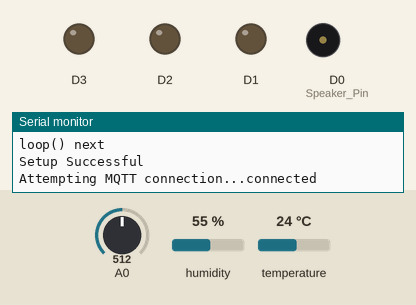
Recording of a sketch running on a simulated ESP8266 (NodeMCU). Shown: output pins drawn as LEDs (lit = HIGH), buzzer (waves = sounding, pin HIGH), the last lines printed to the serial monitor. Inputs (shaded band) come from the test bench; at power-on: temperature 24 °C, A0 = 512, humidity 55 %. WiFi joins after 1.5 s; servers stay silent unless stated; no MQTT or app messages arrive unless stated.

Above: at 2.7 s.
2.8 s: temperature set to 29 °C
11.5 s: temperature set to 32 °C
At 14.12 s:
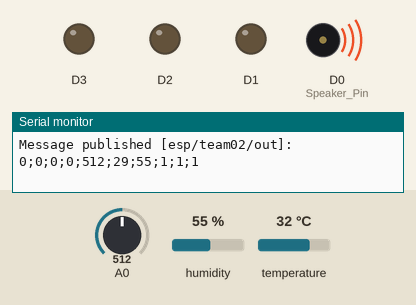
Timing chart, 0 to 28.2 s (numbered marks = the images above; inputs shaded):
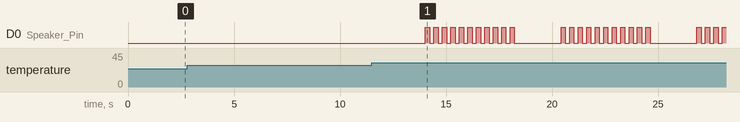

Measured:
- the behaviour switches between 30 and 31 °C on temperature (found by bisection; images 0 and 1)
- after the input at 11.5 s, D0 (Speaker_Pin): LOW → HIGH after 2.5 s, then moves between LOW and HIGH, repeating every 6.4 s

The sketch:

cau1.ino
```cpp
#include <ESP8266WiFi.h>
#include <PubSubClient.h>
#include <ESP8266WebServer.h>
#include <WiFiManager.h>
#include <ESP8266mDNS.h>
#include <DNSServer.h>
#include "DHT.h"

// ======= Thay đổi các thông tin ở đây =========

const char* default_mqtt_server = "192.168.43.131";
const char* default_mqtt_port = "1883";
const char* device_id = "team02";

// ==============================================

char mqtt_server[255];
char mqtt_port[6];
const char* channel_in_postfix = "/in";
const char* channel_out_postfix = "/out";
String channel_in = "esp/", channel_out = "esp/";

//Config AP
const char* ssidAP      = "ESP8266_team02";
const char* passwordAP  = "123456789";

// Initialize DHT sensor
const int DHTPIN = 2;       //Đọc dữ liệu từ DHT11 ở chân A0 trên ESP
const int DHTTYPE = DHT11;  //Khai báo loại cảm biến, có 2 loại là DHT11 và DHT22
DHT dht(DHTPIN, DHTTYPE); // 11 works fine for ESP8266

float humidity, temp_c;   // Values read from sensor
// Generally, you should use "unsigned long" for variables that hold time
unsigned long previousMillis = 0;        // will store last temp was read
const long cnt_sensor = 2000;              // interval at which to read sensor - See more at: http://www.esp8266.com/viewtopic.php?f=29&t=8746#sthash.IJ0JNSIx.dpuf
unsigned long preTimer = 0;
const long interval = 5000;             // interval to publish data each time.

int val = 0;
int pirState = LOW; // Start with no caution

WiFiClient espClient;
PubSubClient client(espClient);
char hostString[16] = "ABC";
char IP_Server_char[20];
int Port_Server;
IPAddress ip;

//Speaker Pin
#define SPEAKER_PIN 8

void setup() {
  Serial.begin(115200);

  //init Pin In/Out
  initPin();

  //Init WiFiManager
  initWiFiManager();

  //  //init mDNS
  //  //initmDNS();

  //  //init MQTT
  initMQTT();
  Serial.println("Setup Successful");
}

void loop() {
  loopMQTT();
}


//////////////////////////////PUB/////////////////


void reconnect() {
  // Loop until we're reconnected
  while (!client.connected()) {
    Serial.print("Attempting MQTT connection...");
    // Attempt to connect
    //    if (client.connect("ESP8266Client")) {
    if (client.connect(device_id)) {
      Serial.println("connected");
      // Once connected, publish an announcement...
      //      client.publish("ESP8266/connection status", "Connected!");
      //      client.publish(channel_out.c_str(), device_id);
      // ... and resubscribe
      //      client.subscribe("ESP8266/LED status");
      client.subscribe(channel_in.c_str());
    } else {
      Serial.print("failed, rc=");
      Serial.print(client.state());
      Serial.println(" try again in 5 seconds");
      // Wait 5 seconds before retrying
      delay(5000);
    }
  }
}

//////////////////////// Virtual output//////////////////
inline unsigned char Virtual_U1() {
  getTemperature();
  return temp_c;
}

inline unsigned char Virtual_U2() {
  getHumidity();
  return humidity;
}

inline unsigned char Virtual_U3() {
  return 1;
}

inline unsigned char Virtual_U4() {
  return 1;
}

inline unsigned char Virtual_U5() {
  return 1;
}

/////////////////////////////// Function input/////////////////////
inline void Function_F1() {
  //  Serial.println("F1");
  humidity = dht.readHumidity();
}

//Open door
inline void Function_F2() {
  Serial.println("F2");
}

inline void Function_F3() {
  Serial.println("F3");
}
inline void Function_F4() {
  Serial.println("F4");
}

inline void Function_F5() {
  Serial.println("F5");
}

/*==================== Setup ============================*/
```

DHT.ino
```cpp
void getTemperature() {
  // Wait at least 2 seconds seconds between measurements.
  // if the difference between the current time and last time you read
  // the sensor is bigger than the interval you set, read the sensor
  // Works better than delay for things happening elsewhere also
  unsigned long currentMillis = millis();

  if (currentMillis - previousMillis >= cnt_sensor) {
    // save the last time you read the sensor
    previousMillis = currentMillis;

    // Reading temperature for humidity takes about 250 milliseconds!
    // Sensor readings may also be up tyo 2 seconds 'old' (it's a very slow sensor)
    temp_c = dht.readTemperature();     // Read temperature as Celcius
    // Check if any reads failed and exit early (to try again).
    if (isnan(humidity) || isnan(temp_c)) {
        Serial.println("Failed to read from DHT sensor!");
        return;
    }

    if(temp_c > 30) {
      for(int i=0; i<=10; i++) {
        digitalWrite(D0, HIGH);
        delay(200);
        digitalWrite(D0, LOW);
        delay(200);
      }
    }
  }
}

void getHumidity() {
  unsigned long currentMillis = millis();
  if (currentMillis - previousMillis >= cnt_sensor) {
    // save the last time you read the sensor
    previousMillis = currentMillis;

    humidity = dht.readHumidity();
    // Check if any reads failed and exit early (to try again).
    if (isnan(humidity) || isnan(temp_c)) {
        Serial.println("Failed to read from DHT sensor!");
        return;
    }
  }
}
```

MQTT.ino
```cpp
void callback(char* topic, byte* payload, unsigned int length) {
  payload[length] = '\0'; // Null terminator used to terminate the char array
  String message = (char*)payload;
  Serial.print("Message arrived [");
  Serial.print(topic);
  Serial.print("]: ");
  for (int i = 0; i < length; i++) {  // print message converted from byte to char
    Serial.print((char)payload[i]);
  }
  Serial.println(" ");
  int A[10][2];
  int index1 = 0, index2 = 0;
  int temp = 0;
  int prep = -1;
  for (int i = 0; i < length; i++)
  {
    char c = payload[i];
    if (c >= '0' && c <= '9') {
      temp = temp * 10 + (c - '0');
    }
    else if (c == '.') {
      A[index1][index2] = temp;
      temp = 0;
      index2 = (index2 + 1 ) % 2;
    }
    else if (c == ';')
    {
      if (i == prep + 1)
      {
        A[index1][0] = -1;
        A[index1][1] = -1;
      }
      else
      {
        A[index1][index2] = temp;

      }
      temp = 0;
      index2 = 0;
      index1 ++;
      prep = i;
    }

  }
  if (prep + 1 == length) {
    A[index1][0] = -1;
    A[index1][1] = -1;
  } else {
    A[index1][index2] = temp;
  }


  for (int i = 0; i < 10 ; i++)
  {
    if (A[i][0] == 0)
    {
      switch (i)
      {
        case 0:
          if (A[i][1] == 0)
            digitalWrite(D0, LOW);
          else
            digitalWrite(D0, HIGH);
          break;
        case 1:
          if (A[i][1] == 0)
            digitalWrite(D1, LOW);
          else
            digitalWrite(D1, HIGH); break;
        case 2:
          if (A[i][1] == 0)
            digitalWrite(D2, LOW);
          else
            digitalWrite(D2, HIGH); break;
        case 3:
          if (A[i][1] == 0)
            digitalWrite(D3, LOW);
          else
            digitalWrite(D3, HIGH); break;
        case 4:
          if (A[i][1] == 0)
            digitalWrite(D4, LOW);
          else
            digitalWrite(D4, HIGH); break;
      }
    }
    else if (A[i][0] == 1)
    {
      switch (i)
      {
        case 0: analogWrite(D0, A[i][1]); break;
        case 1: analogWrite(D1, A[i][1]); break;
        case 2: analogWrite(D2, A[i][1]); break;
        case 3: analogWrite(D3, A[i][1]); break;
        case 4: analogWrite(D4, A[i][1]); break;
        case 5: Function_F1(); break;
        case 6: Function_F2(); break;
        case 7: Function_F3(); break;
        case 8: Function_F4(); break;
        case 9: Function_F5(); break;
      }
    }
  }
}

void send_data() {
  int D5 = digitalRead(D5);
  int D6 = digitalRead(D6);
  int D7 = digitalRead(D7);
  int D8 = digitalRead(D8);
  int A0 = analogRead(A0);
  int U1 = Virtual_U1();
  int U2 = Virtual_U2();
  int U3 = Virtual_U3();
  int U4 = Virtual_U4();
  int U5 = Virtual_U5();
  String pubString = String(D5) + ';' + String(D6) + ';' + String(D7) + ';' + String(D8) + ';' + String(A0) + ';' + String(U1) + ';' + String(U2) + ';' + String(U3) + ';' + String(U4) + ';' + String(U5) ;

  unsigned long curTimer = millis();
  if (curTimer - preTimer >= interval)  // set time cycle to publish data: each 5s
  {
    preTimer = curTimer;
    client.publish(channel_out.c_str(), pubString.c_str());
    Serial.print("Message published [");
    Serial.print(channel_out);
    Serial.print("]: ");
    Serial.println(pubString);
  }
}

void initMQTT() {
  Serial.print("mqtt server: ");
  Serial.println(mqtt_server);
  Serial.print("mqtt port: ");
  Serial.println(atoi(mqtt_port));

  Serial.println("connected...yeey :)");
  Serial.println("local ip");
  Serial.println(WiFi.localIP());
  client.setServer(mqtt_server, atoi(mqtt_port));
  Serial.println();

  channel_in += device_id;          // "esp/NodeMcuEsp01"
  channel_in += channel_in_postfix; // "esp/NodeMcuEsp01/in"
  Serial.println("Subscribe channel: ");
  Serial.println(channel_in);

  channel_out += device_id;           // "esp/NodeMcuEsp01"
  channel_out += channel_out_postfix; // "esp/NodeMcuEsp01/out"
  Serial.println("Channel out: ");
  Serial.println(channel_out);

  Serial.println("loop() next");
  client.setCallback(callback);
}

void loopMQTT() {
  if (!client.connected())
    reconnect();
  client.loop();
  send_data();
}
```

Pin.ino
```cpp
void initPin() {
  pinMode(D0, OUTPUT);  //Speaker Pin
  pinMode(D1, OUTPUT);
  pinMode(D2, OUTPUT);
  pinMode(D3, OUTPUT);
  pinMode(D4, OUTPUT);


  pinMode(A0, INPUT);
  pinMode(D6, INPUT);
  pinMode(D7, INPUT);
  pinMode(D8, INPUT);
  pinMode(A0, INPUT);
}
```

WiFiManager.ino
```cpp
void initWiFiManager() {
  WiFiManagerParameter custom_text("<br/><p>Enter MQTT Server/IP and Port Number</p>");
  WiFiManagerParameter custom_mqtt_server("server", "mqtt_server", default_mqtt_server, 255);
  WiFiManagerParameter custom_mqtt_port("port", "mqtt_port", default_mqtt_port, 6);
  Serial.println("AAA");
  WiFiManager wifiManager;
  wifiManager.setAPStaticIPConfig(IPAddress(10,1,1,1), IPAddress(10,1,1,1), IPAddress(255,255,255,0));

  wifiManager.addParameter(&custom_text);
  wifiManager.addParameter(&custom_mqtt_server);
  wifiManager.addParameter(&custom_mqtt_port);

//  wifiManager.resetSettings();
  if (!wifiManager.autoConnect(ssidAP, passwordAP)) {
    Serial.println("Failed to connect, we should reset as see if it connects");
    delay(3000);
    ESP.reset();
  }

  strcpy(mqtt_server, custom_mqtt_server.getValue());
  strcpy(mqtt_port, custom_mqtt_port.getValue());
}
```

mDNS.ino
```cpp
void initmDNS() {
  Serial.println("\r\nsetup()");
  sprintf(hostString, "ESP_%06X", ESP.getChipId());
  Serial.print("Hostname: ");
  Serial.println(hostString);
  WiFi.hostname(hostString);
  if (!MDNS.begin(hostString)) {
    Serial.println("Error setting up MDNS responder!");
  }
  Serial.println("mDNS responder started");
  //MDNS.addService("esp", "tcp", 8080); // Announce esp tcp service on port 8080

  Serial.println("Sending mDNS query");
  int n = MDNS.queryService("mqtt", "tcp"); // Send out query for esp tcp services
  Serial.println("mDNS query done");
  if (n == 0) {
    Serial.println("no services found");
  }
  else {
    Serial.print(n);
    Serial.println(" service(s) found");
    //    for (int i = 0; i < n; ++i) {
    // Print details for each service found
    //      Serial.print(i + 1);
    //      Serial.print(": ");
    Serial.print(MDNS.hostname(0));
    Serial.print(" (");
    Serial.print(MDNS.IP(0));
    Serial.print(":");
    Serial.print(MDNS.port(0));
    Serial.println(")");
    }

  ///////////////// Get IP Adress and Port Adress/////////////
  IPAddress ip = MDNS.IP(0); // Get IPAddress of Server
  String ipStr = String(ip[0]) + '.' + String(ip[1]) + '.' + String(ip[2]) + '.' + String(ip[3]); // convert IP Adress to String
  ipStr.toCharArray(IP_Server_char, 20);  // convert IP to char
  Serial.println(IP_Server_char);
  Port_Server = MDNS.port(0);
  Serial.println(Port_Server);
  //  client.setServer(IP_Server_char, Port_Server);
}
```
